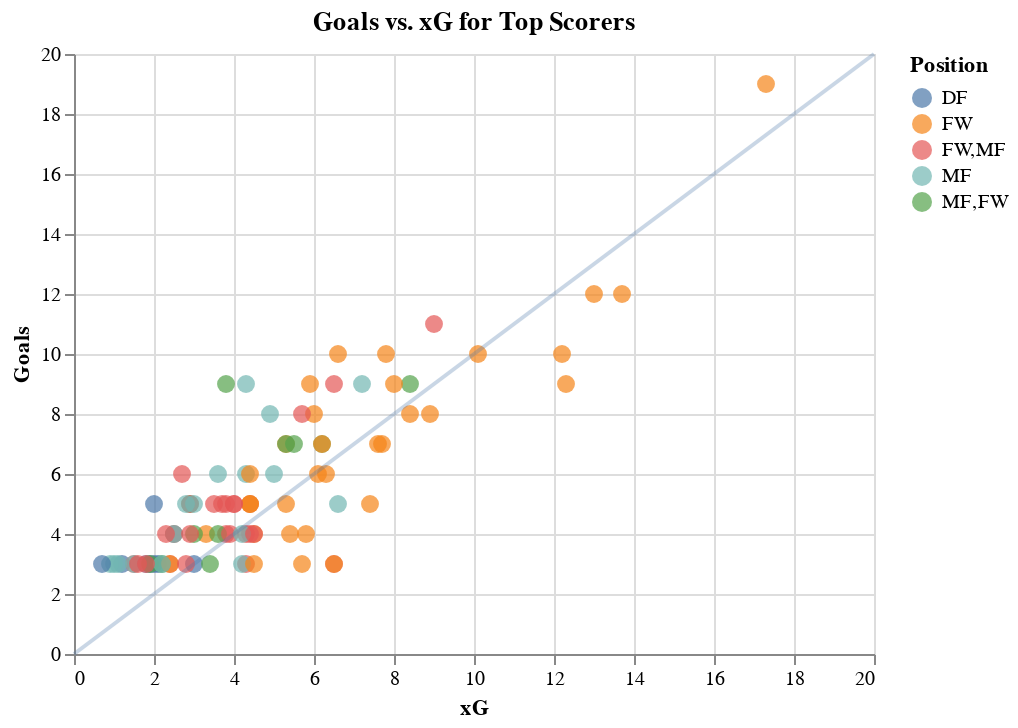

The code cell stored with this chart in its notebook:
### Code cell
pts = alt.Chart(player_stats[player_stats['Gls']>2],title='Goals vs. xG for Top Scorers').mark_circle(size=80).encode(
    y = alt.Y('Gls',axis=alt.Axis(title='Goals')),
    x = alt.X('xG',axis=alt.Axis(title='xG')),
    color = alt.Color('Pos',title='Position'),
    tooltip = ['Player','Squad','Gls','xG','npxG']
)
dummy = pd.DataFrame({'x':[0,player_stats['Gls'].max()+1]})

line = alt.Chart(dummy).mark_line(opacity=0.3).encode(
    x='x',
    y='x')
both = pts + line

both
